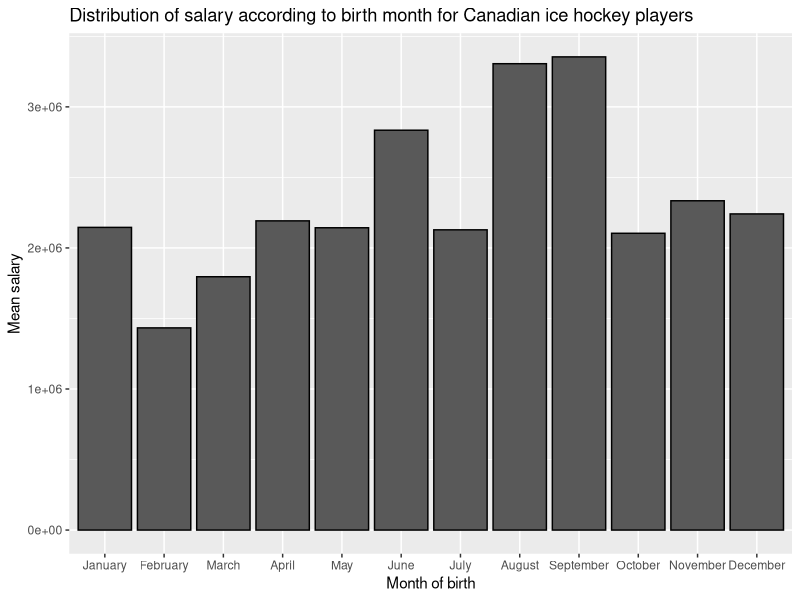

The R source for this figure:
setwd("C:/Users/Reina Borst/Desktop/UCU sem 4/Data Analysis for LAS/Group Project")
library(tidyverse)
library(plyr)

salary_canada <- read.csv('salary_canada.csv')
salary_finland <- read.csv('salary_finland.csv')
salary_sweden <- read.csv('salary_finland.csv')
salary_usa <- read.csv('salary_usa.csv')

#compute mean salaries per month
can_salary_adapted <- salary_canada %>% 
  mutate(
    dates = as.Date(Born),
    months = format(dates,'%m'),
    month_text = case_when( 
      months == '01' ~ 'January', 
      months == '02' ~ 'February', 
      months == '03' ~ 'March', 
      months == '04' ~ 'April', 
      months == '05' ~ 'May', 
      months == '06' ~ 'June', 
      months == '07' ~ 'July', 
      months == '08' ~ 'August', 
      months == '09' ~ 'September', 
      months == '10' ~ 'October', 
      months == '11' ~ 'November', 
      months == '12' ~ 'December' 
    ) 
  )

salary_can_jan <- subset(can_salary_adapted, month_text == "January") 
salary_can_feb <- subset(can_salary_adapted, month_text == "February")
salary_can_mar <- subset(can_salary_adapted, month_text == "March")
salary_can_apr <- subset(can_salary_adapted, month_text == "April")
salary_can_may <- subset(can_salary_adapted, month_text == "May")
salary_can_jun <- subset(can_salary_adapted, month_text == "June")
salary_can_jul <- subset(can_salary_adapted, month_text == "July")
salary_can_aug <- subset(can_salary_adapted, month_text == "August")
salary_can_sep <- subset(can_salary_adapted, month_text == "September")
salary_can_oct <- subset(can_salary_adapted, month_text == "October")
salary_can_nov <- subset(can_salary_adapted, month_text == "November")
salary_can_dec <- subset(can_salary_adapted, month_text == "December")

mean_sal_jan = mean(salary_can_jan$Salary, na.rm = TRUE)
mean_sal_feb = mean(salary_can_feb$Salary, na.rm = TRUE)
mean_sal_mar = mean(salary_can_mar$Salary, na.rm = TRUE)
mean_sal_apr = mean(salary_can_apr$Salary, na.rm = TRUE)
mean_sal_may = mean(salary_can_may$Salary, na.rm = TRUE)
mean_sal_jun = mean(salary_can_jun$Salary, na.rm = TRUE)
mean_sal_jul = mean(salary_can_jul$Salary, na.rm = TRUE)
mean_sal_aug = mean(salary_can_aug$Salary, na.rm = TRUE)
mean_sal_sep = mean(salary_can_sep$Salary, na.rm = TRUE)
mean_sal_oct = mean(salary_can_oct$Salary, na.rm = TRUE)
mean_sal_nov = mean(salary_can_nov$Salary, na.rm = TRUE)
mean_sal_dec = mean(salary_can_dec$Salary, na.rm = TRUE)

mean_sal_year <- c(mean(salary_can_jan$Salary, na.rm = TRUE), mean_sal_feb = mean(salary_can_feb$Salary, na.rm = TRUE), mean(salary_can_mar$Salary, na.rm = TRUE), mean(salary_can_apr$Salary, na.rm = TRUE), mean(salary_can_may$Salary, na.rm = TRUE), mean(salary_can_jun$Salary, na.rm = TRUE), mean(salary_can_jul$Salary, na.rm = TRUE), mean(salary_can_aug$Salary, na.rm = TRUE), mean(salary_can_sep$Salary, na.rm = TRUE), mean(salary_can_oct$Salary, na.rm = TRUE), mean(salary_can_nov$Salary, na.rm = TRUE), mean(salary_can_dec$Salary, na.rm = TRUE))
months_for_plot <- c('January', 'February', 'March', 'April', 'May', 'June', 'July', 'August', 'September', 'October', 'November', 'December')
ordered_months <- factor(months_for_plot, levels=c('January', 'February', 'March', 'April', 'May', 'June', 'July', 'August', 'September', 'October', 'November', 'December'), ordered=TRUE)

#Attempt to plot salary against birth months
ggplot() +
  geom_bar(stat="identity", mapping=aes(x=ordered_months, y=mean_sal_year), colour='black') +
  labs(title = "Distribution of salary according to birth month for Canadian ice hockey players", x = "Month of birth", y = "Mean salary")


